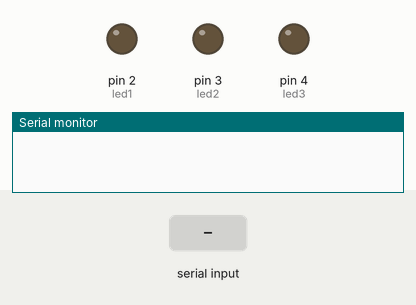
The sketch below on a simulated Arduino Uno, built with avr-gcc and run on an emulated ATmega328P. Shown: output pins drawn as LEDs (lit = HIGH), the last lines printed to the serial monitor. The inputs (shaded band) are chosen by the test bench.

Above: at 1.2 s.
1.3 s: "1" received over Serial
At 1.8 s:
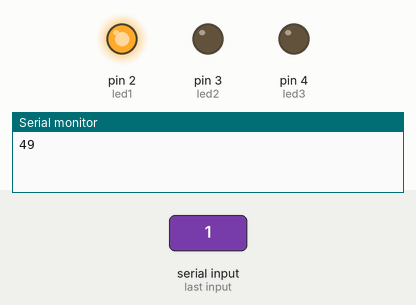
2.8 s: "3" received over Serial
At 4.0 s:
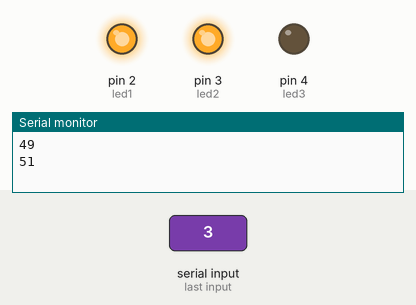
4.3 s: "2" received over Serial
At 5.3 s:
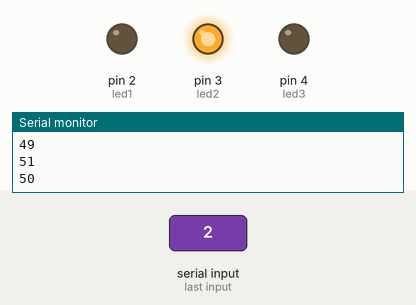
5.8 s: "5" received over Serial
At 6.5 s:
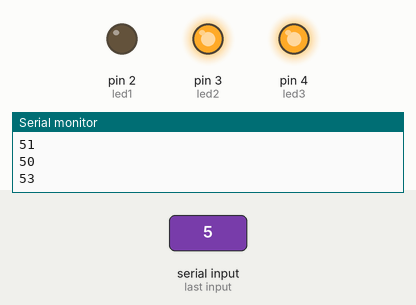
7.3 s: "4" received over Serial
At 7.6 s:
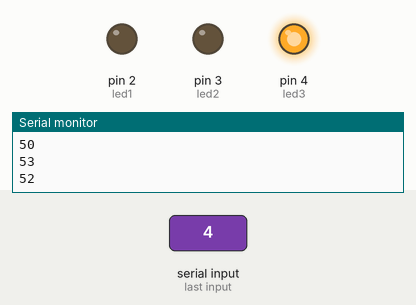
8.8 s: "6" received over Serial
At 9.9 s:
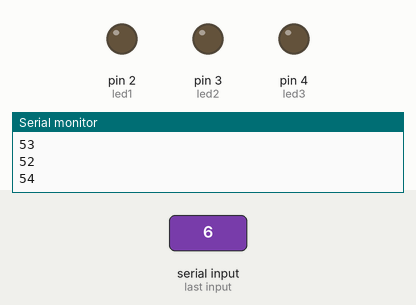
Timing chart, 0 to 11.3 s (numbered marks = the images above; inputs shaded):
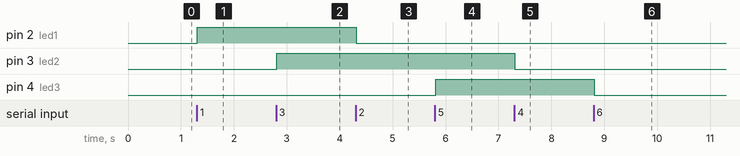

The sketch:

bluetooth_LED_kontrol.ino
```cpp
int data;
int led1=2;
int led2=3;
int led3=4;
void setup()
{
pinMode(led1,OUTPUT);
pinMode(led2,OUTPUT);
pinMode(led3,OUTPUT);
Serial.begin(9600); //Seri iletişimi başlatır
}
void loop()
{
if(Serial.available()>0) // Eğer Bluetooth bağlantısı varsa kodaları çalıştırır
{
delay(10);
data= Serial.read();
if(data=='1'){
digitalWrite(led1,HIGH);
}
if(data=='2'){
digitalWrite(led1,LOW);
}
if(data=='3'){
digitalWrite(led2,HIGH);
}
if(data=='4'){
digitalWrite(led2,LOW);
}
if(data=='5'){
digitalWrite(led3,HIGH);
}
if(data=='6'){
digitalWrite(led3,LOW);
}
Serial.println(data);
delay(100);
}


}
```

Measured:
- after the input at 1.3 s, pin 2 (led1): LOW → HIGH at once
- after the input at 2.8 s, pin 3 (led2): LOW → HIGH at once
- after the input at 4.3 s, pin 2 (led1): HIGH → LOW at once
- after the input at 5.8 s, pin 4 (led3): LOW → HIGH at once
- after the input at 7.3 s, pin 3 (led2): HIGH → LOW at once
- after the input at 8.8 s, pin 4 (led3): HIGH → LOW at once
